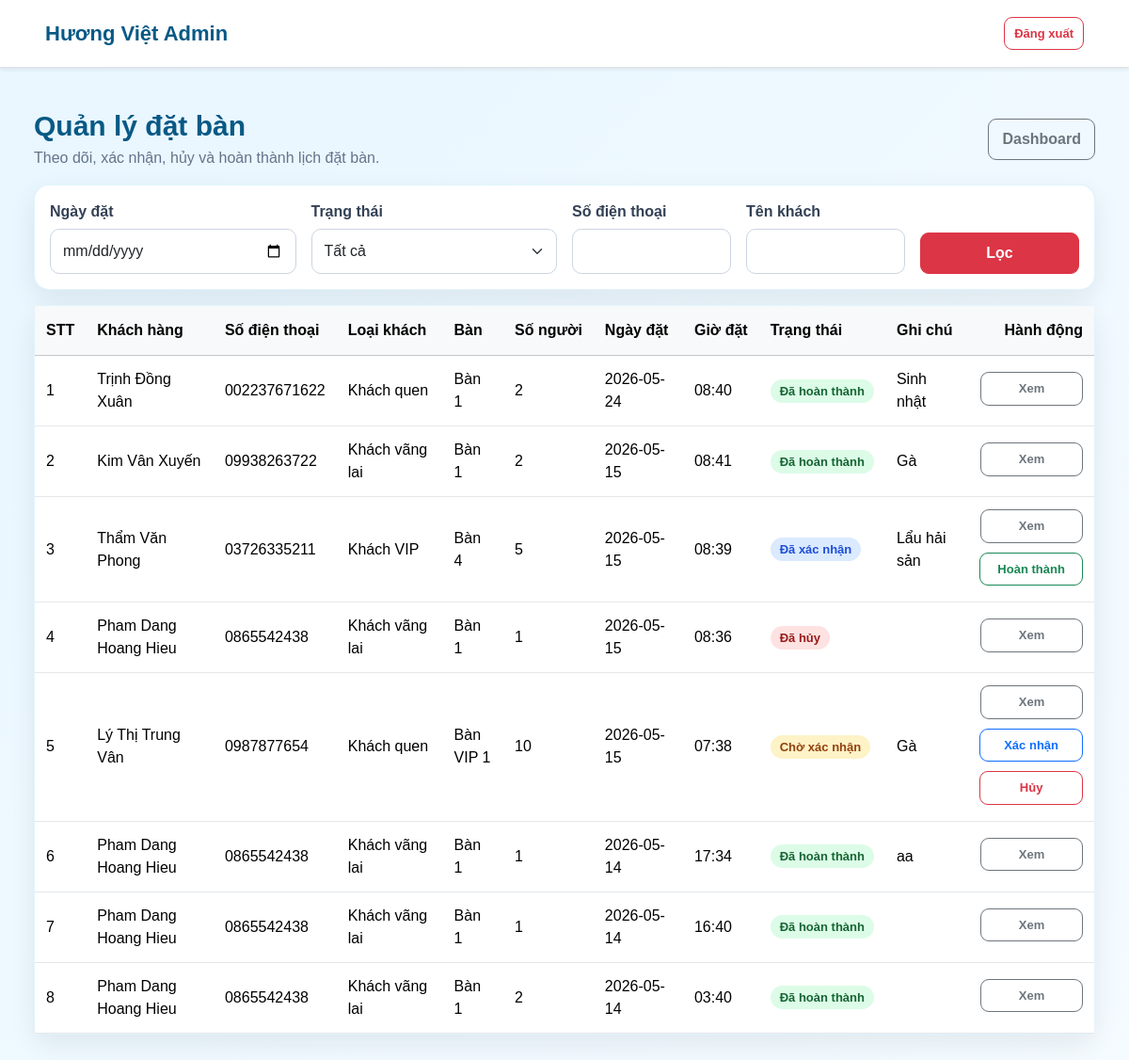
/admin/bookings/index.php (signed in), run on the app's committed database.
### tables this page shows
CREATE TABLE `bookings` (
  `id` int(11) NOT NULL,
  `customer_id` int(11) DEFAULT NULL,
  `table_id` int(11) DEFAULT NULL,
  `booking_date` datetime DEFAULT NULL,
  `number_people` int(11) DEFAULT NULL,
  `status` varchar(50) DEFAULT NULL,
  `booking_time` time DEFAULT NULL,
  `number_of_people` int(11) DEFAULT NULL,
  `note` text DEFAULT NULL,
  `created_at` datetime NOT NULL DEFAULT current_timestamp()
);

CREATE TABLE `customers` (
  `id` int(11) NOT NULL,
  `fullname` varchar(100) DEFAULT NULL,
  `phone` varchar(20) DEFAULT NULL,
  `customer_type` varchar(50) DEFAULT NULL,
  `points` int(11) DEFAULT 0,
  `customer_name` varchar(150) DEFAULT NULL,
  `email` varchar(150) DEFAULT NULL,
  `address` varchar(255) DEFAULT NULL,
  `created_at` datetime NOT NULL DEFAULT current_timestamp(),
  `status` varchar(50) DEFAULT 'Hoạt động'
);

CREATE TABLE `tables_restaurant` (
  `id` int(11) NOT NULL,
  `table_name` varchar(50) DEFAULT NULL,
  `seats` int(11) DEFAULT NULL,
  `status` varchar(50) DEFAULT NULL,
  `capacity` int(11) DEFAULT NULL
);

### admin/auth.php (called while the page is built, shortened)
<?php
function e($value)
{
    return htmlspecialchars((string) $value, ENT_QUOTES, 'UTF-8');
}
?>

### admin/bookings/index.php (the view, shortened to what this page needs)
<?php
require_once __DIR__ . "/../auth.php";
$date = trim($_GET['booking_date'] ?? '');
$phone = trim($_GET['phone'] ?? '');
$customerName = trim($_GET['customer_name'] ?? '');
$sql = "
    SELECT
        b.id,
        DATE(b.booking_date) AS booking_date,
        b.booking_time,
        b.number_of_people,
        b.note,
        b.status,
        c.customer_name,
        c.phone,
        c.customer_type,
        t.table_name
    FROM bookings b
    LEFT JOIN customers c ON b.customer_id = c.id
    LEFT JOIN tables_restaurant t ON b.table_id = t.id
";
$sql .= " ORDER BY b.booking_date DESC, b.booking_time DESC, b.id DESC";
$stmt = mysqli_prepare($conn, $sql);
mysqli_stmt_execute($stmt);
$bookings = mysqli_stmt_get_result($stmt);
function bookingBadge($status)
{
    return match ($status) {
        'Chờ xác nhận' => 'text-bg-warning',
        'Đã xác nhận' => 'text-bg-primary',
        'Đã hủy' => 'text-bg-danger',
        'Đã hoàn thành' => 'text-bg-success',
        default => 'text-bg-secondary',
    };
}
?>
<!doctype html>
<html lang="vi">
<head>
    <link href="https://cdn.jsdelivr.net/npm/bootstrap@5.3.3/dist/css/bootstrap.min.css" rel="stylesheet">
    <link rel="stylesheet" href="/huongviet/assets/css/admin/base.css?v=<?php echo time(); ?>">
    <link rel="stylesheet" href="/huongviet/assets/css/admin/bookings.css?v=<?php echo time(); ?>">
</head>
<body class="bg-light">
    <nav class="navbar navbar-expand-lg bg-white border-bottom shadow-sm">
        <div class="container">
            <a class="navbar-brand fw-bold" href="/huongviet/admin/dashboard.php">Hương Việt Admin</a>
            <a class="btn btn-outline-danger btn-sm" href="/huongviet/admin/logout.php">Đăng xuất</a>
        </div>
    </nav>
    <main class="container py-4">
        <div class="d-flex flex-wrap justify-content-between align-items-center gap-3 mb-3">
            <div>
                <h1 class="h3 mb-1">Quản lý đặt bàn</h1>
                <p class="text-muted mb-0">Theo dõi, xác nhận, hủy và hoàn thành lịch đặt bàn.</p>
            </div>
            <a class="btn btn-outline-secondary" href="/huongviet/admin/dashboard.php">Dashboard</a>
        </div>
        <div class="card border-0 shadow-sm mb-3">
            <div class="card-body">
                <form class="row g-3" method="GET" action="/huongviet/admin/bookings/index.php">
                    <div class="col-md-3">
                        <label class="form-label">Ngày đặt</label>
                        <input type="date" name="booking_date" class="form-control" value="<?php echo e($date); ?>">
                    </div>
                    <div class="col-md-3">
                        <label class="form-label">Trạng thái</label>
                        <select name="status" class="form-select">
                            <option value="">Tất cả</option>
                        </select>
                    </div>
                    <div class="col-md-2">
                        <label class="form-label">Số điện thoại</label>
                        <input type="text" name="phone" class="form-control" value="<?php echo e($phone); ?>">
                    </div>
                    <div class="col-md-2">
                        <label class="form-label">Tên khách</label>
                        <input type="text" name="customer_name" class="form-control" value="<?php echo e($customerName); ?>">
                    </div>
                    <div class="col-md-2 d-flex align-items-end">
                        <button type="submit" class="btn btn-danger w-100">Lọc</button>
                    </div>
                </form>
            </div>
        </div>
        <div class="card border-0 shadow-sm">
            <div class="table-responsive">
                <table class="table table-hover align-middle mb-0">
                    <thead class="table-light">
                        <tr>
                            <th>STT</th>
                            <th>Khách hàng</th>
                            <th>Số điện thoại</th>
                            <th>Loại khách</th>
                            <th>Bàn</th>
                            <th>Số người</th>
                            <th>Ngày đặt</th>
                            <th>Giờ đặt</th>
                            <th>Trạng thái</th>
                            <th>Ghi chú</th>
                            <th class="text-end">Hành động</th>
                        </tr>
                    </thead>
                    <tbody>
                        <?php $stt = 1; ?>
                        <?php if (mysqli_num_rows($bookings) > 0) { ?>
                            <?php while ($booking = mysqli_fetch_assoc($bookings)) { ?>
                                <tr>
                                    <td><?php echo $stt++; ?></td>
                                    <td><?php echo e($booking['customer_name']); ?></td>
                                    <td><?php echo e($booking['phone']); ?></td>
                                    <td><?php echo e($booking['customer_type']); ?></td>
                                    <td><?php echo e($booking['table_name']); ?></td>
                                    <td><?php echo (int) $booking['number_of_people']; ?></td>
                                    <td><?php echo e($booking['booking_date']); ?></td>
                                    <td><?php echo e(substr((string) $booking['booking_time'], 0, 5)); ?></td>
                                    <td>
                                        <span class="badge <?php echo bookingBadge($booking['status']); ?>">
                                            <?php echo e($booking['status']); ?>
                                        </span>
                                    </td>
                                    <td style="max-width: 220px;"><?php echo e(mb_strimwidth((string) $booking['note'], 0, 90, '...')); ?></td>
                                    <td class="text-end">
                                        <div class="btn-group btn-group-sm" role="group">
                                            <a class="btn btn-outline-secondary" href="/huongviet/admin/bookings/view.php?id=<?php echo (int) $booking['id']; ?>">Xem</a>
                                            <?php if ($booking['status'] === 'Chờ xác nhận') { ?>
                                                <a class="btn btn-outline-primary" href="/huongviet/admin/bookings/update_status.php?id=<?php echo (int) $booking['id']; ?>&status=<?php echo urlencode('Đã xác nhận'); ?>">Xác nhận</a>
                                                <a
                                                    class="btn btn-outline-danger"
                                                    href="/huongviet/admin/bookings/delete.php?id=<?php echo (int) $booking['id']; ?>"
                                                    onclick="return confirm('Bạn có chắc muốn hủy lịch đặt bàn này không?');"
                                                >
                                                    Hủy
                                                </a>
                                            <?php } ?>
                                            <?php if ($booking['status'] === 'Đã xác nhận') { ?>
                                                <a class="btn btn-outline-success" href="/huongviet/admin/bookings/update_status.php?id=<?php echo (int) $booking['id']; ?>&status=<?php echo urlencode('Đã hoàn thành'); ?>">Hoàn thành</a>
                                            <?php } ?>
                                        </div>
                                    </td>
                                </tr>
                            <?php } ?>
                        <?php } else { ?>
                            <tr>
                                <td colspan="11" class="text-center text-muted py-4">Chưa có đặt bàn phù hợp.</td>
                            </tr>
                        <?php } ?>
                    </tbody>
                </table>
            </div>
        </div>
    </main>
</body>
</html>

### assets/css/admin/base.css (style rules this page uses)
body { margin: 0; background: linear-gradient(135deg, #e8f6ff, #f5fbff); color: #1f2937; font-family: Arial, sans-serif; }
.admin-topbar, .navbar { background: #ffffff !important; box-shadow: 0 4px 18px rgba(15, 23, 42, 0.08); padding: 14px 0; margin-bottom: 24px; }
.admin-brand, .navbar-brand { font-size: 22px; font-weight: 900; color: #075985 !important; text-decoration: none; }
.admin-container, main.container, .navbar .container { width: min(1280px, 94%); max-width: none; }
.admin-container, main.container { margin: 0 auto; padding: 20px 0 50px !important; }
.admin-page-title h1, main h1.h3 { margin: 0 0 6px; font-size: 30px; font-weight: 900; color: #075985; }
.admin-page-title p, main .text-muted { color: #64748b !important; }
.admin-card, .card { background: #ffffff; border-radius: 16px !important; padding: 0; box-shadow: 0 10px 28px rgba(15, 23, 42, 0.08) !important; border: 1px solid rgba(14, 165, 233, 0.12) !important; margin-bottom: 24px; }
.admin-table, .table { width: 100%; margin: 0; border-collapse: collapse; }
.admin-table thead, .table thead, .table-light { background: #0ea5e9 !important; color: white !important; }
.admin-table th, .table th { padding: 14px 12px; font-weight: 800; white-space: nowrap; }
.admin-table td, .table td { padding: 13px 12px; vertical-align: middle; border-bottom: 1px solid #e5e7eb; }
.admin-btn, .btn { display: inline-block; padding: 9px 14px; border-radius: 9px !important; text-decoration: none; font-weight: 700; cursor: pointer; transition: 0.2s; }
.admin-actions, .btn-group, .d-flex.flex-wrap.gap-1, .d-flex.flex-wrap.gap-2 { display: flex; flex-wrap: wrap; gap: 6px; }
.admin-actions .admin-btn, .btn-sm, .btn-group-sm > .btn { padding: 7px 10px; font-size: 13px; }
.admin-badge, .badge { display: inline-block; padding: 6px 10px; border-radius: 999px; font-size: 13px; font-weight: 800; }
.admin-badge-warning, .text-bg-warning { background: #fef3c7 !important; color: #92400e !important; }
.admin-badge-success, .text-bg-success { background: #dcfce7 !important; color: #166534 !important; }
.admin-badge-danger, .text-bg-danger { background: #fee2e2 !important; color: #991b1b !important; }
.admin-badge-primary, .text-bg-primary { background: #dbeafe !important; color: #1d4ed8 !important; }
.admin-filter-form label, .form-label { font-weight: 700; color: #334155; margin-bottom: 6px; }
.admin-filter-form input, .admin-filter-form select, .form-control, .form-select { width: 100%; border: 1px solid #cbd5e1; border-radius: 10px; padding: 11px 13px; outline: none; }

### assets/css/admin/bookings.css (style rules this page uses)
.btn-group-sm .btn { margin-bottom: 4px; }

### data on the page
bookings: customer.customer_name "Trịnh Đồng Xuân", customer.phone "002237671622", customer.customer_type "Khách quen", table.table_name "Bàn 1", number_of_people "2", booking_date "2026-05-24", booking_time "08:40", status "Đã hoàn thành", note "Sinh nhật"
bookings: customer.customer_name "Kim Vân Xuyến", customer.phone "09938263722", customer.customer_type "Khách vãng lai", table.table_name "Bàn 1", number_of_people "2", booking_date "2026-05-15", booking_time "08:41", status "Đã hoàn thành", note "Gà"
bookings: customer.customer_name "Thẩm Văn Phong", customer.phone "03726335211", customer.customer_type "Khách VIP", table.table_name "Bàn 4", number_of_people "5", booking_date "2026-05-15", booking_time "08:39", status "Đã xác nhận", note "Lẩu hải sản"
bookings: customer.customer_name "Pham Dang Hoang Hieu", customer.phone "0865542438", customer.customer_type "Khách vãng lai", table.table_name "Bàn 1", number_of_people "1", booking_date "2026-05-15", booking_time "08:36", status "Đã hủy"
bookings: customer.customer_name "Lý Thị Trung Vân", customer.phone "0987877654", customer.customer_type "Khách quen", table.table_name "Bàn VIP 1", number_of_people "10", booking_date "2026-05-15", booking_time "07:38", status "Chờ xác nhận", note "Gà"
bookings: customer.customer_name "Pham Dang Hoang Hieu", customer.phone "0865542438", customer.customer_type "Khách vãng lai", table.table_name "Bàn 1", number_of_people "1", booking_date "2026-05-14", booking_time "17:34", status "Đã hoàn thành", note "aa"
bookings: customer.customer_name "Pham Dang Hoang Hieu", customer.phone "0865542438", customer.customer_type "Khách vãng lai", table.table_name "Bàn 1", number_of_people "1", booking_date "2026-05-14", booking_time "16:40", status "Đã hoàn thành"
bookings: customer.customer_name "Pham Dang Hoang Hieu", customer.phone "0865542438", customer.customer_type "Khách vãng lai", table.table_name "Bàn 1", number_of_people "2", booking_date "2026-05-14", booking_time "03:40", status "Đã hoàn thành"
